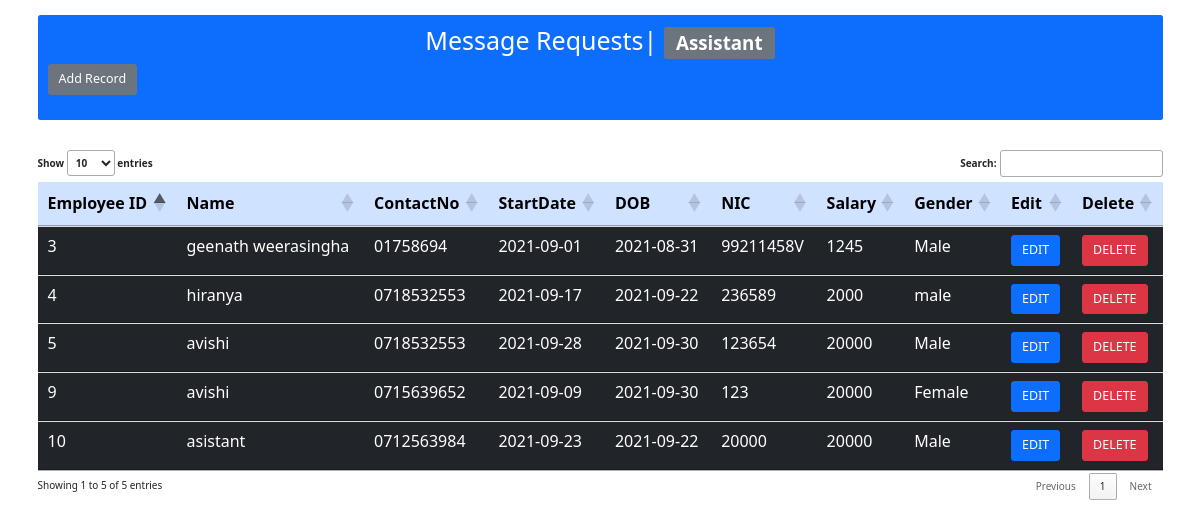
The app's page /assistantmsgrequest.php with its own data.
### tables this page shows
CREATE TABLE `assistant` (
  `id` int(55) NOT NULL,
  `username` varchar(255) DEFAULT NULL,
  `password` varchar(255) DEFAULT NULL,
  `name` varchar(255) NOT NULL,
  `nic` varchar(255) NOT NULL,
  `contact` varchar(255) NOT NULL,
  `startdate` date NOT NULL,
  `dob` date NOT NULL,
  `salary` int(55) NOT NULL,
  `gender` varchar(255) NOT NULL
);

### assistantmsgrequest.php (the view, shortened to what this page needs)
<html>
<head>
	<link rel="stylesheet" href="https://maxcdn.bootstrapcdn.com/bootstrap/3.3.7/css/bootstrap.min.css">
     <link rel="stylesheet" type="text/css" href="https://cdn.datatables.net/1.10.19/css/jquery.dataTables.min.css">
     <link href="https://cdn.jsdelivr.net/npm/bootstrap@5.1.1/dist/css/bootstrap.min.css" rel="stylesheet">
</head>
<body>
	<div class="container mt-2" style="width: 100%; margin-top: 100px;">
    <div class="mt-3 p-3 bg-primary text-white rounded">
		<h1 align="center"> Message Requests| <span class="badge bg-secondary">Assistant</span> </h1>
		<a href="Massistant.php" class="btn btn-secondary btn-lg">Add Record</a><br><br>
    </div>
    <br>
    <br>
		<div class="row">
        <table id="example" class="table table-dark table-hover " style="width:100%">
        <thead class="table-primary">
            <tr>
                <th>Employee ID</th>
                <th>Name</th>
                <th>ContactNo</th>
                <th>StartDate</th>
                <th>DOB</th>
                <th>NIC</th>
                <th>Salary</th>
                <th>Gender</th>
                <th>Edit</th>
                <th>Delete</th>
            </tr>
        </thead>
        <tbody>
        	<?php
        	      include("config.php");
                  $query ="SELECT * FROM assistant";
                  $sql = mysqli_query($conn,$query);
                  while($row = mysqli_fetch_array($sql))
                  {
                    $ID = $row['id'];
                    $Name = $row['name'];
                    $ContactNo = $row['contact'];
                    $StartDate = $row['startdate'];
                    $DOB = $row['dob'];
                    $NIC = $row['nic'];
                    $Salary = $row['salary'];
                    $Gender = $row['gender'];
        	?>
            <tr>
                      <td><?php echo $ID ?></td>
                      <td><?php echo $Name ?></td>
                      <td><?php echo $ContactNo ?></td>
                      <td><?php echo $StartDate ?></td>
                      <td><?php echo $DOB ?></td>
                      <td><?php echo $NIC ?></td>
                      <td><?php echo $Salary ?></td>
                      <td><?php echo $Gender ?></td>
                      <td><a href="assistantedit.php?id=<?php echo $ID  ?>" class="btn btn-primary btn-lg">EDIT</a></td>
                      <td> <a href="assistantdelete.php?id=<?php echo $ID ?>" class="btn btn-danger btn-lg" onClick="return confirm('Are you sure you want to delete?')">DELETE</a></td>
            </tr>
            <?php } ?>
        </tbody>
    </table>
		</div>
	</div>
</body>
</html>

### records on screen
assistant: id "3", name "geenath weerasingha", contact "01758694", startdate "2021-09-01", dob "2021-08-31", nic "99211458V", salary "1245", gender "Male"
assistant: id "4", name "hiranya", contact "0718532553", startdate "2021-09-17", dob "2021-09-22", nic "236589", salary "2000", gender "male"
assistant: id "5", name "avishi", contact "0718532553", startdate "2021-09-28", dob "2021-09-30", nic "123654", salary "20000", gender "Male"
assistant: id "9", name "avishi", contact "0715639652", startdate "2021-09-09", dob "2021-09-30", nic "123", salary "20000", gender "Female"
assistant: id "10", name "asistant", contact "0712563984", startdate "2021-09-23", dob "2021-09-22", nic "20000", salary "20000", gender "Male"
